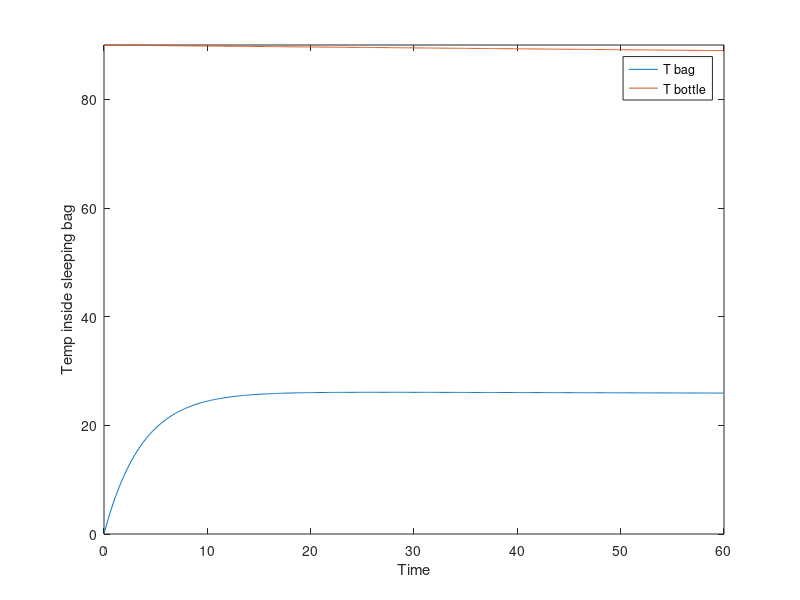

Reproduce this figure in MATLAB.
clear all

t_end = 60; % s
dt = 0.1; % incre s
Tinf = 0; % init temp
T(1) = Tinf; 
Tb(1) = 90;
t(1) = 0;
Tbody = 37;

cp = 1000; % J/kg/K
cpw = 4200; % J/kg/K
k = 0.025; % W/m/K
A = 2*0.4*2; % m2

Q0 = 100; % W
Tb0 = 90; % C

x= k*A*(Tbody-Tinf)/Q0; % m

rho = 1.2;
m= rho*A*x;

tau = cp*m*x/k/A/2;

% Euler's method %%%%%%%%%%%%%%%%%%%%%%%%%%%%%%%%%%%%%%%%%%%%%%%%%%%%%
for i = 2:t_end/dt
    dTbdt = -Q0/cpw/(Tb0-Tinf)*(Tb(i-1)-T(i-1));
    Tb(i) = Tb(i-1) + dTbdt*dt;
    
    Q = Q0*(Tb(i)-T(i-1))/(Tb0-Tinf);
    K=x*Q/k/A+Tinf;

    dTdt = K/tau-T(i-1)/tau;
    T(i) = T(i-1) + dTdt*dt;
    t(i) = t(i-1)+dt;
end


% Analytical method %%%%%%%%%%%%%%%%%%%%%%%%%%%%%%%%%%%%%%%%%%%%%%%



% Plotting %%%%%%%%%%%%%%%%%%%%%%%%%%%%%%%%%%%%%%%%%%%%%%%%%%%%%%%%%

plot(t, T);
hold on
plot(t, Tb);

xlabel('Time')
ylabel('Temp inside sleeping bag')
legend('T bag','T bottle')
ylim([0 Tb(1)])
hold off




